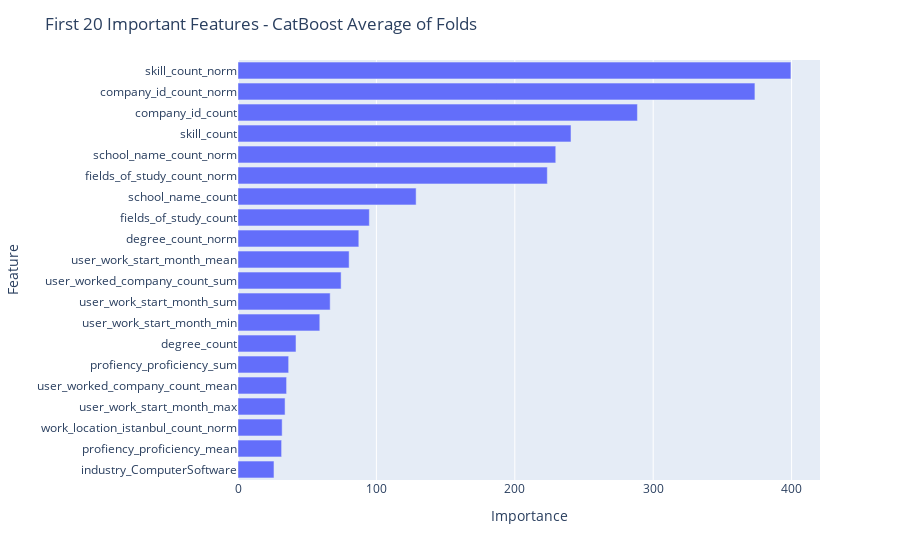

Notebook code cell kept with this figure:
### Code cell
test = pd.read_csv("./test_user_lang_work_skill.csv")
test = test.merge(education_catboost_test_agg, on="user_id", how="left")
test.drop(columns=["user_id"],inplace=True)

models = encode_test(education_catboost_train_agg)
model_preds = [model.predict(test) for model in models]
model_preds

### Figure 1 — Plotly figure (JSON) as saved in the notebook; plotly's stock layout.template omitted (floating-point values rounded to 4 significant figures)
{"data": [{"alignmentgroup": "True", "hovertemplate": "Importance=%{x}<br>Feature=%{y}<extra></extra>", "legendgroup": "", "marker": {"color": "#636efa", "pattern": {"shape": ""}}, "name": "", "offsetgroup": "", "orientation": "h", "showlegend": false, "textposition": "auto", "type": "bar", "x": [26, 31.5, 31.9, 34, 35.1, 36.6, 41.9, 59.1, 66.6, 74.5, 80.3, 87.3, 94.9, 128.7, 223.5, 229.6, 240.6, 288.6, 373.5, 399.5], "xaxis": "x", "y": ["industry_ComputerSoftware", "profiency_proficiency_mean", "work_location_istanbul_count_norm", "user_work_start_month_max", "user_worked_company_count_mean", "profiency_proficiency_sum", "degree_count", "user_work_start_month_min", "user_work_start_month_sum", "user_worked_company_count_sum", "user_work_start_month_mean", "degree_count_norm", "fields_of_study_count", "school_name_count", "fields_of_study_count_norm", "school_name_count_norm", "skill_count", "company_id_count", "company_id_count_norm", "skill_count_norm"], "yaxis": "y"}], "layout": {"barmode": "relative", "legend": {"tracegroupgap": 0}, "margin": {"t": 60}, "title": {"text": "First 20 Important Features - CatBoost Average of Folds"}, "xaxis": {"anchor": "y", "domain": [0, 1], "title": {"text": "Importance"}}, "yaxis": {"anchor": "x", "domain": [0, 1], "title": {"text": "Feature"}}}}
